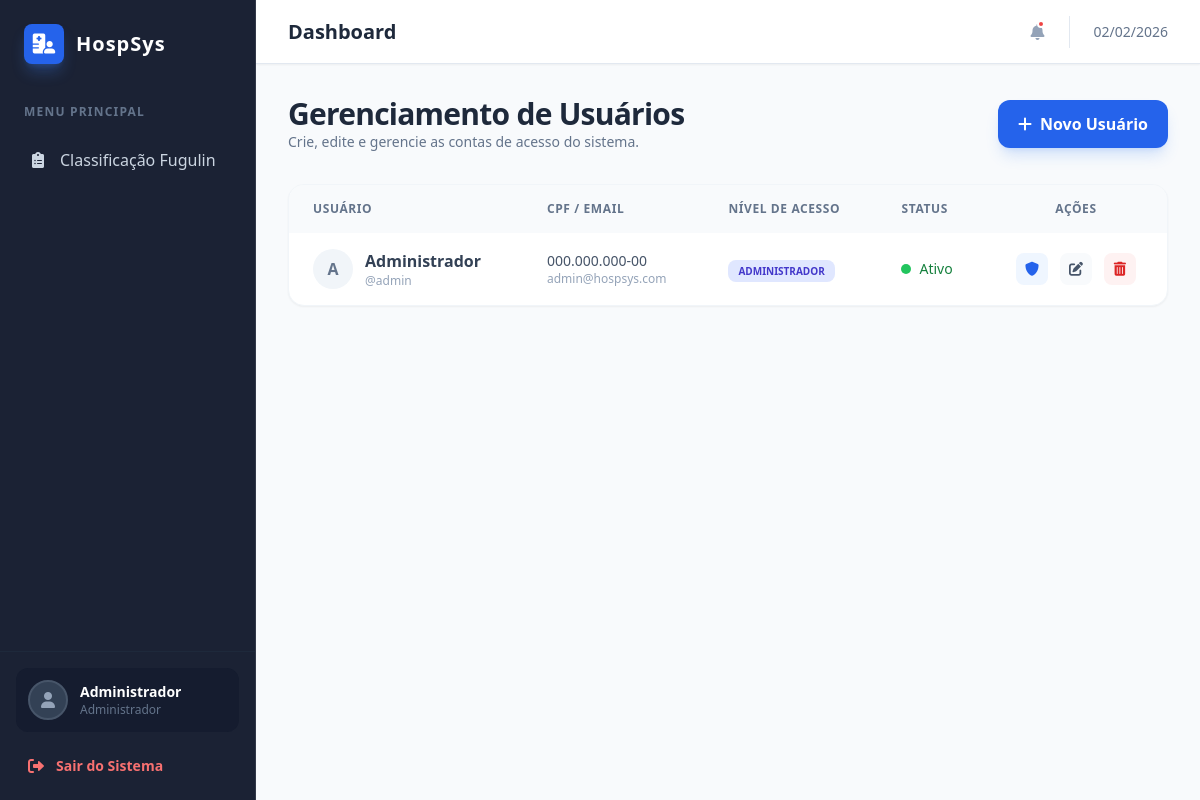
The app's page /admin/usuarios.php (signed in) with its own data.
### tables this page shows
CREATE TABLE IF NOT EXISTS modulos (
    id INT AUTO_INCREMENT PRIMARY KEY,
    nome_modulo VARCHAR(50) NOT NULL,
    descricao TEXT,
    rota VARCHAR(255) NOT NULL,
    icone VARCHAR(50) DEFAULT 'fas fa-box'
);

CREATE TABLE IF NOT EXISTS usuarios (
    id INT AUTO_INCREMENT PRIMARY KEY,
    nome VARCHAR(100) NOT NULL,
    email VARCHAR(100) NOT NULL UNIQUE,
    cpf VARCHAR(14) NOT NULL UNIQUE,
    usuario VARCHAR(50) NOT NULL UNIQUE,
    senha_hash VARCHAR(255) NOT NULL,
    nivel_acesso ENUM('Administrador', 'Gestor', 'Usuário Padrão', 'Visualizador') NOT NULL DEFAULT 'Usuário Padrão',
    ativo TINYINT(1) DEFAULT 1,
    data_criacao TIMESTAMP DEFAULT CURRENT_TIMESTAMP
);

### includes/functions.php (called while the page is built, shortened)
<?php
function cleanInput($data) {
    return htmlspecialchars(trim($data), ENT_QUOTES, 'UTF-8');
}
function formatCPF($cpf) {
    $cpf = preg_replace('/[^0-9]/', '', $cpf);
    return substr($cpf, 0, 3) . '.' . substr($cpf, 3, 3) . '.' . substr($cpf, 6, 3) . '-' . substr($cpf, 9, 2);
}

### admin/usuarios.php (the view, shortened to what this page needs)
<?php
require_once __DIR__ . '/../includes/header.php';
$usuarios = $pdo->query("SELECT * FROM usuarios ORDER BY nome ASC")->fetchAll();
?>
<div class="flex flex-col md:flex-row justify-between items-start md:items-center gap-4 mb-8">
    <div>
        <h1 class="text-2xl md:text-3xl font-black text-slate-800 tracking-tight">Gerenciamento de Usuários</h1>
        <p class="text-sm text-slate-500">Crie, edite e gerencie as contas de acesso do sistema.</p>
    </div>
    <button onclick="document.getElementById('modal-novo').classList.remove('hidden')"
        class="w-full md:w-auto bg-blue-600 hover:bg-blue-700 text-white px-5 py-3 rounded-xl font-bold transition-all flex items-center justify-center gap-2 shadow-lg shadow-blue-500/20">
        <i class="fas fa-plus"></i>
        Novo Usuário
    </button>
</div>
<div class="bg-white rounded-2xl shadow-sm border border-slate-100 overflow-hidden">
    <div class="overflow-x-auto">
        <table class="w-full text-left border-collapse">
            <thead class="bg-slate-50 text-slate-500 text-xs uppercase tracking-wider font-semibold">
                <tr>
                    <th class="px-6 py-4">Usuário</th>
                    <th class="px-6 py-4">CPF / Email</th>
                    <th class="px-6 py-4">Nível de Acesso</th>
                    <th class="px-6 py-4">Status</th>
                    <th class="px-6 py-4 text-center">Ações</th>
                </tr>
            </thead>
            <tbody class="divide-y divide-slate-100">
                <?php foreach ($usuarios as $u): ?>
                <tr class="hover:bg-slate-50/50 transition-colors">
                    <td class="px-6 py-4">
                        <div class="flex items-center gap-3">
                            <div class="w-10 h-10 bg-slate-100 rounded-full flex items-center justify-center text-slate-500 font-bold">
                                <?php echo strtoupper(substr($u['nome'], 0, 1)); ?>
                            </div>
                            <div>
                                <p class="font-bold text-slate-700"><?php echo cleanInput($u['nome']); ?></p>
                                <p class="text-xs text-slate-400">@<?php echo cleanInput($u['usuario']); ?></p>
                            </div>
                        </div>
                    </td>
                    <td class="px-6 py-4">
                        <p class="text-sm text-slate-600 font-medium"><?php echo formatCPF($u['cpf']); ?></p>
                        <p class="text-xs text-slate-400"><?php echo cleanInput($u['email']); ?></p>
                    </td>
                    <td class="px-6 py-4">
                        <?php
                            $badge_color = 'bg-slate-100 text-slate-700';
                            if ($u['nivel_acesso'] === 'Administrador') $badge_color = 'bg-indigo-100 text-indigo-700';
                        ?>
                        <span class="px-2.5 py-1 <?php echo $badge_color; ?> text-[10px] font-black uppercase rounded-lg">
                            <?php echo $u['nivel_acesso']; ?>
                        </span>
                    </td>
                    <td class="px-6 py-4">
                        <a href="?id=<?php echo $u['id']; ?>&status=<?php echo $u['ativo'] ? 0 : 1; ?>"
                           class="flex items-center gap-2 group">
                            <?php if ($u['ativo']): ?>
                                <span class="w-2.5 h-2.5 bg-green-500 rounded-full group-hover:scale-125 transition-transform"></span>
                                <span class="text-sm text-green-700 font-medium">Ativo</span>
                            <?php else: ?>
                                <span class="w-2.5 h-2.5 bg-slate-300 rounded-full group-hover:scale-125 transition-transform"></span>
                                <span class="text-sm text-slate-500 font-medium">Inativo</span>
                            <?php endif; ?>
                        </a>
                    </td>
                    <td class="px-6 py-4">
                        <div class="flex items-center justify-center gap-3">
                            <a href="permissoes.php?usuario=<?php echo $u['id']; ?>" class="w-8 h-8 flex items-center justify-center bg-blue-50 text-blue-600 rounded-lg hover:bg-blue-600 hover:text-white transition-all" title="Privilégios">
                                <i class="fas fa-shield-alt text-sm"></i>
                            </a>
                            <button class="w-8 h-8 flex items-center justify-center bg-slate-50 text-slate-600 rounded-lg hover:bg-slate-600 hover:text-white transition-all" title="Editar">
                                <i class="fas fa-edit text-sm"></i>
                            </button>
                            <a href="?excluir=<?php echo $u['id']; ?>"
                               onclick="return confirm('Tem certeza que deseja excluir este usuário?')"
                               class="w-8 h-8 flex items-center justify-center bg-red-50 text-red-600 rounded-lg hover:bg-red-600 hover:text-white transition-all" title="Excluir">
                                <i class="fas fa-trash-alt text-sm"></i>
                            </a>
                        </div>
                    </td>
                </tr>
                <?php endforeach; ?>
            </tbody>
        </table>
    </div>
</div>
<?php
echo "</div></main></body></html>";
?>

### includes/header.php (shortened to what this page needs)
<?php
require_once __DIR__ . '/../auth/verificar_permissao.php';
$stmt_menu = $pdo->prepare("
    SELECT m.*
    FROM modulos m
    JOIN permissoes p ON m.id = p.id_modulo
    WHERE p.id_usuario = ? AND p.pode_visualizar = 1
    ORDER BY m.nome_modulo ASC
");
$stmt_menu->execute([$_SESSION['user_id']]);
$modulos_menu = $stmt_menu->fetchAll();
if ($_SESSION['user_nivel'] === 'Administrador') {
    $stmt_admin = $pdo->query("SELECT * FROM modulos ORDER BY nome_modulo ASC");
    $modulos_menu = $stmt_admin->fetchAll();
}
?>
<!DOCTYPE html>
<html lang="pt-br" class="h-full">
<head>
    <script src="https://cdn.tailwindcss.com"></script>
    <link rel="stylesheet" href="https://cdnjs.cloudflare.com/ajax/libs/font-awesome/6.0.0/css/all.min.css">
</head>
<body class="h-full bg-slate-50 flex overflow-hidden">
    <aside id="sidebar" class="sidebar-glass text-slate-300 fixed inset-y-0 left-0 z-50 w-64 transform -translate-x-full md:relative md:translate-x-0 flex flex-col flex-shrink-0 transition-transform duration-300 ease-in-out">
        <div class="p-6 flex items-center justify-between">
            <div class="flex items-center gap-3">
                <div class="w-10 h-10 bg-blue-600 rounded-lg flex items-center justify-center shadow-lg shadow-blue-500/30">
                    <i class="fas fa-hospital-user text-white text-xl"></i>
                </div>
                <span class="text-xl font-bold text-white tracking-wider">HospSys</span>
            </div>
        </div>
        <nav class="flex-1 px-4 space-y-1 mt-4 overflow-y-auto">
            <p class="text-xs font-semibold text-slate-500 uppercase tracking-widest mb-4 px-2">Menu Principal</p>
            <?php foreach ($modulos_menu as $modulo): ?>
                <?php
                    $active = (strpos($_SERVER['PHP_SELF'], $modulo['rota']) !== false) ? 'active' : '';
                ?>
                <a href="/hospsys/<?php echo $modulo['rota']; ?>" class="nav-item <?php echo $active; ?> flex items-center gap-3 px-3 py-3 rounded-lg transition-all">
                    <i class="<?php echo $modulo['icone']; ?> w-5 text-center"></i>
                    <span class="font-medium"><?php echo $modulo['nome_modulo']; ?></span>
                </a>
            <?php endforeach; ?>
        </nav>
        <div class="p-4 border-t border-slate-800">
            <div class="flex items-center gap-3 p-3 bg-slate-900/50 rounded-xl">
                <div class="w-10 h-10 bg-slate-700 rounded-full flex items-center justify-center border-2 border-slate-600">
                    <i class="fas fa-user text-slate-400"></i>
                </div>
                <div class="overflow-hidden">
                    <p class="text-sm font-bold text-white truncate"><?php echo $_SESSION['user_nome']; ?></p>
                    <p class="text-xs text-slate-500 truncate"><?php echo $_SESSION['user_nivel']; ?></p>
                </div>
            </div>
            <a href="/hospsys/auth/logout.php" class="mt-4 flex items-center gap-3 px-3 py-2 text-red-400 hover:bg-red-500/10 rounded-lg transition-all">
                <i class="fas fa-sign-out-alt"></i>
                <span class="text-sm font-semibold">Sair do Sistema</span>
            </a>
        </div>
    </aside>
    <main class="flex-1 flex flex-col min-w-0 overflow-hidden">
        <header class="h-16 bg-white border-b border-slate-200 flex items-center justify-between px-4 md:px-8 z-10 shadow-sm">
            <div class="flex items-center gap-4">
                <h2 class="text-lg md:text-xl font-bold text-slate-800 truncate">
                    <?php
                        $titulo = "Dashboard";
                        echo $titulo;
                    ?>
                </h2>
            </div>
            <div class="flex items-center gap-3 md:gap-6">
                <div class="relative hidden sm:block">
                    <span class="absolute top-0 right-0 w-2 h-2 bg-red-500 rounded-full border-2 border-white"></span>
                    <i class="fas fa-bell text-slate-400 hover:text-slate-600 cursor-pointer transition-colors"></i>
                </div>
                <span class="text-xs md:text-sm text-slate-500 font-medium whitespace-nowrap"><?php echo date('d/m/Y'); ?></span>
            </div>
        </header>
        <div class="flex-1 overflow-y-auto p-4 md:p-8">

### includes/header.php (style rules this page uses)
.sidebar-glass { background: rgba(15, 23, 42, 0.95); backdrop-filter: blur(10px); border-right: 1px solid rgba(255, 255, 255, 0.1); }

### records on screen
modulos: nome_modulo "Classificação Fugulin"
usuarios: nome "A", nome "Administrador", usuario "admin", cpf "000.000.000-00", email "admin@hospsys.com", nivel_acesso "ADMINISTRADOR", ativo 1 (drawn)

### other values on screen
$_SESSION['user_nome'] "Administrador"
$_SESSION['user_nivel'] "Administrador"
$titulo "Dashboard"
